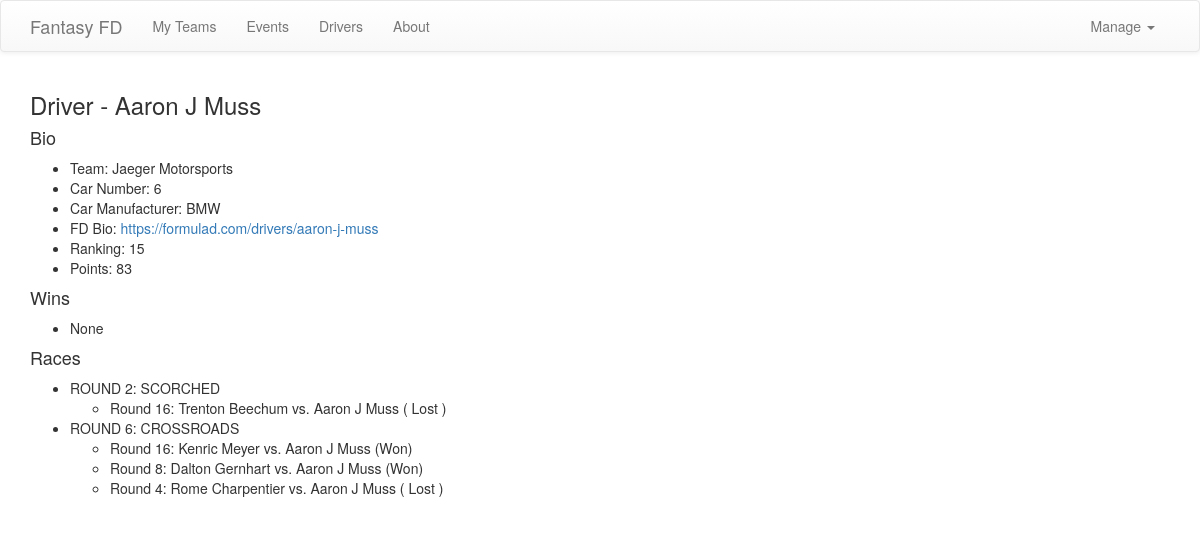
Page /racers/305 on the committed database.
### drift/models.py (models this page shows, shortened)
class Racer(models.Model):
    created_at = models.DateTimeField(auto_now_add=True)
    modified_at = models.DateTimeField(auto_now=True)
    name = models.TextField()
    team_name = models.TextField(blank=True)
    driver_url_slug = models.TextField()
    car_number = models.IntegerField()
    car_manuf = models.TextField()
    def __str__(self):
        return '%s' % (self.name,)

class Ranking(models.Model):
    created_at = models.DateTimeField(auto_now_add=True)
    modified_at = models.DateTimeField(auto_now=True)
    racer = models.ForeignKey(Racer, models.CASCADE)
    rank = models.IntegerField()
    points = models.IntegerField(null=True)

class Race(models.Model):
    created_at = models.DateTimeField(auto_now_add=True)
    modified_at = models.DateTimeField(auto_now=True)
    event = models.ForeignKey(Event, models.CASCADE)
    event_round = models.IntegerField()
    top_seed = models.ForeignKey(Racer, models.CASCADE, related_name='%(class)s_racer_top_seed')
    bottom_seed = models.ForeignKey(Racer, models.CASCADE, related_name='%(class)s_racer_bottom_seed', null=True)
    winner = models.ForeignKey(Racer, models.CASCADE, related_name='%(class)s_racer_winner', null=True)

class Event(models.Model):
    created_at = models.DateTimeField(auto_now_add=True)
    modified_at = models.DateTimeField(auto_now=True)
    schedule_url_slug = models.TextField()
    name = models.TextField()
    location = models.TextField()
    address = models.TextField(null=True)
    start = models.DateField()
    end = models.DateField()

### drift/views.py (the view)
# urls.py: path('racers/<int:pk>', views.RacerView.as_view(), name='viewRacer'),
class RacerView(View):
    def get(self, request, pk):
        context = {
            'driver': Racer.objects.get(pk=pk),
            'ranking': Ranking.objects.filter(racer=pk).latest('created_at'),
            }
        races = Race.objects.filter(top_seed=pk) | Race.objects.filter(bottom_seed=pk)
        races = races.order_by('event', '-event_round')
        newRaces = {}
        for race in races:
            try:
                newRaces[race.event.name].append(race)
            except KeyError:
                newRaces[race.event.name] = [race]
        context['races'] = newRaces
        context['championships'] = races.filter(event_round = 2)
        return render(request, 'drift/racer.html', context)

### drift/templates/drift/racer.html (shortened to what this page needs)
{% extends "base.html" %}
{% block title_page %}
    <h3>Driver - {{driver.name}}</h3>
{% endblock title_page %}
{% block content %}
    <h4>Bio</h4>
    <ul>
        <li>Team: {{driver.team_name}}</li>
        <li>Car Number: {{driver.car_number}}</li>
        <li>Car Manufacturer: {{driver.car_manuf}}</li>
        <li>FD Bio: <a href="https://formulad.com{{driver.driver_url_slug}}">https://formulad.com{{driver.driver_url_slug}}</a></li>
        <li>Ranking: {{ranking.rank}}</li>
        <li>Points: {{ranking.points}}</li>
    </ul>
    <h4>Wins</h4>
    {% if championships|length > 0 %}
        <ul>
            {% for cRace in championships %}
                {% if cRace.winner.id == driver.id %}<li>{{cRace.event.name}}</li>{% endif %}
            {% endfor %}
        </ul>
    {% else %}
        <ul><li>None</li></ul>
    {% endif %}
    <h4>Races</h4>
    <ul>
        {% for r, raceList in races.items %}
            <li>{{r}}
                <ul>
                    {% for race in raceList %}
                        <li>Round {{race.event_round}}: {{race.top_seed}} vs. {{race.bottom_seed}} ({% if race.winner.id == driver.id %}Won{% else %} Lost {% endif %})</li>
                    {% endfor %}
                </ul>
        {% endfor %}
    </ul>
{% endblock content %}

### rows in the picture
Racer: name "Aaron J Muss", team_name "Jaeger Motorsports", car_number "6", car_manuf "BMW", driver_url_slug "/drivers/aaron-j-muss"
Ranking: rank "15", points "83"
Race: name "ROUND 2: SCORCHED", event_round "16", top_seed "Trenton Beechum", bottom_seed "Aaron J Muss", shows "Lost"
Race: name "ROUND 6: CROSSROADS", event_round "16", top_seed "Kenric Meyer", bottom_seed "Aaron J Muss", shows "Won"
Race: event_round "8", top_seed "Dalton Gernhart", bottom_seed "Aaron J Muss", shows "Won"
Race: event_round "4", top_seed "Rome Charpentier", bottom_seed "Aaron J Muss", shows "Lost"
